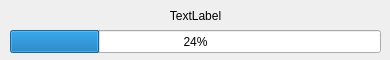
<?xml version="1.0" encoding="UTF-8"?>
<ui version="4.0">
 <class>ProgressDialog</class>
 <widget class="QWidget" name="ProgressDialog">
  <property name="geometry">
   <rect>
    <x>0</x>
    <y>0</y>
    <width>390</width>
    <height>60</height>
   </rect>
  </property>
  <property name="windowTitle">
   <string>Form</string>
  </property>
  <property name="windowIcon">
   <iconset resource="resources.qrc">
    <normaloff>:/img/logo.png</normaloff>:/img/logo.png</iconset>
  </property>
  <widget class="QProgressBar" name="progressBar">
   <property name="geometry">
    <rect>
     <x>10</x>
     <y>30</y>
     <width>371</width>
     <height>23</height>
    </rect>
   </property>
   <property name="value">
    <number>24</number>
   </property>
  </widget>
  <widget class="QLabel" name="label">
   <property name="geometry">
    <rect>
     <x>10</x>
     <y>0</y>
     <width>371</width>
     <height>31</height>
    </rect>
   </property>
   <property name="text">
    <string>TextLabel</string>
   </property>
   <property name="alignment">
    <set>Qt::AlignCenter</set>
   </property>
  </widget>
 </widget>
 <resources>
  <include location="resources.qrc"/>
 </resources>
 <connections/>
</ui>
